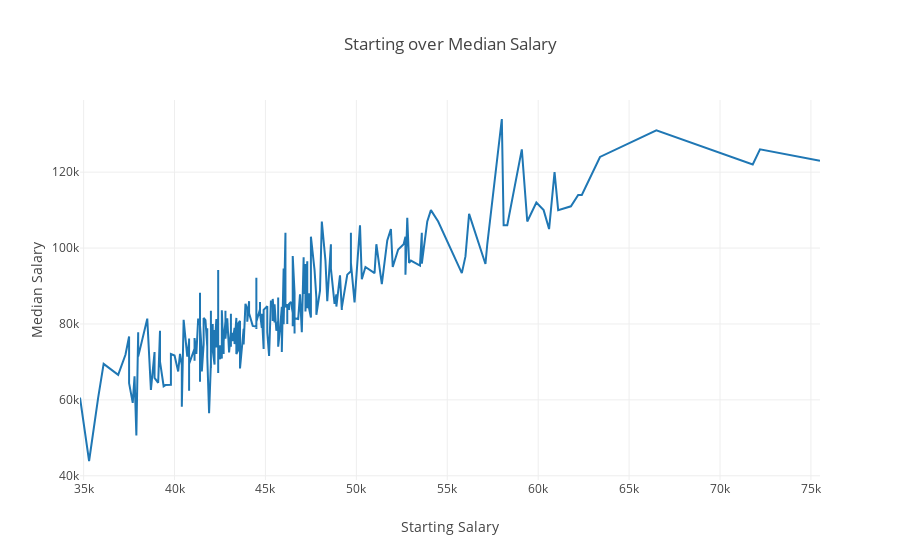

Source (notebook cell):
### Code cell
info_tuition= all_info.sort_values(by=['Starting Median Salary'])
# trace = go.Scatter(x=rank_dp['rank'], y=rank_dp['Starting Median Salary'])
trace_list = []
trace_list.append(go.Scatter(x=info_tuition['Starting Median Salary'], y=info_tuition['Mid-Career Median Salary']))
    
layout = go.Layout(
    title='Starting over Median Salary',
    xaxis = dict(title = 'Starting Salary'),
    yaxis = dict(title = 'Median Salary'),
)
fig = go.Figure(data=trace_list, layout=layout)
py.offline.iplot(fig)

# trace_list

### Figure 1 — Plotly figure (JSON) as saved in the notebook; plotly's stock layout.template omitted (floating-point values rounded to 4 significant figures; data arrays with more than 128 entries replaced by an {"elided": "..."} marker saying what was removed)
{"data": [{"type": "scatter", "uid": "8148c2b8-2ef7-49f3-883f-d64d5d450c0b", "x": {"elided": "268 int values"}, "y": {"elided": "268 int values"}}], "layout": {"title": "Starting over Median Salary", "xaxis": {"title": "Starting Salary"}, "yaxis": {"title": "Median Salary"}}}
